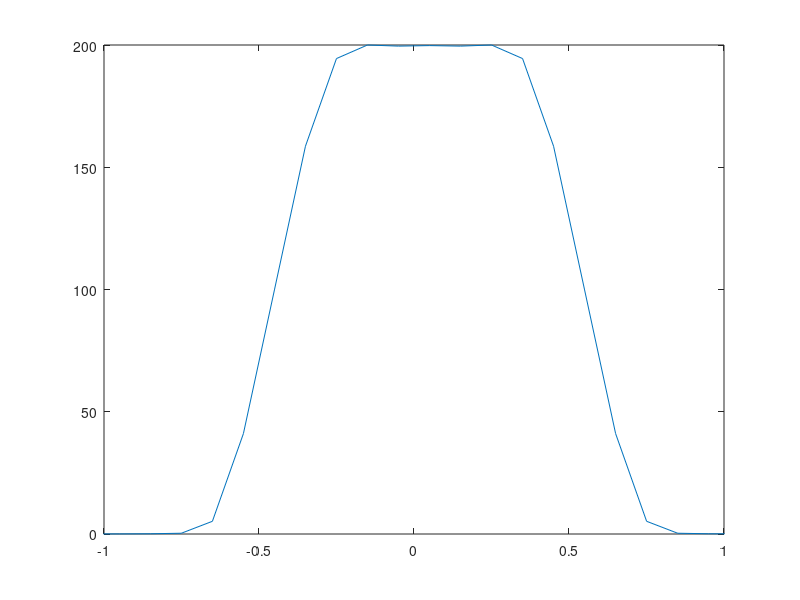
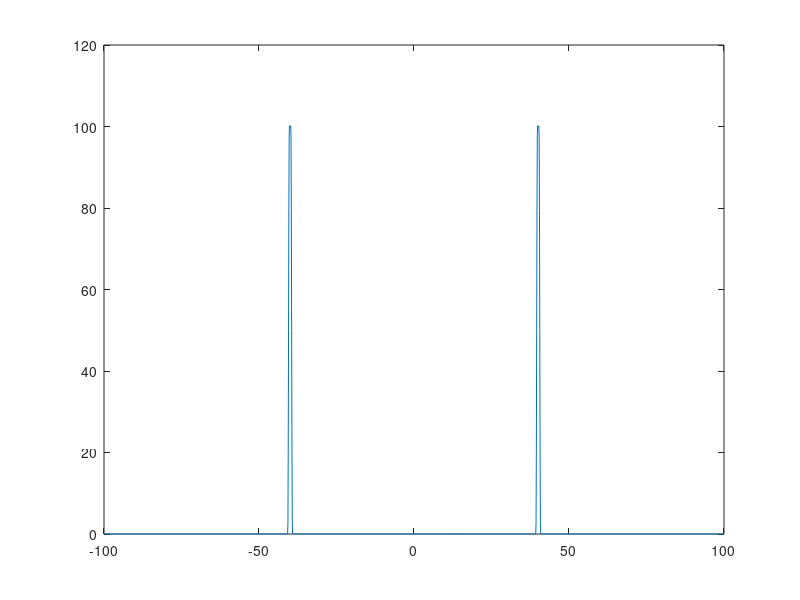

Recreate these plots in MATLAB, in order.
% MATLAB script for Illustrated Problem 7.1.
echo on
T=1;
delta_T=T/200;		         	% sampling interval
alpha=0.5;		         	% rolloff factor
fc=40/T;		         	% carrier frequency
A_m=1;		  		 	% amplitude
t=-5*T+delta_T:delta_T:5*T;      	% time axis
N=length(t);
for i=1:N,
    if (abs(t(i))~=T/(2*alpha)),
        g_T(i) = sinc(t(i)/T)*(cos(pi*alpha*t(i)/T)/(1-4*alpha^2*t(i)^2/T^2));
    else
        g_T(i) = 0;		 		% The value of g_T is 0 at t=T/(2*alpha)
    end;				 	% and at t=-T/(2*alpha).
    echo off ;
end;
echo on;
G_T=abs(fft(g_T));               	% spectrum of g_T
u_m=A_m*g_T.*cos(2*pi*fc*t);	 	% the modulated signal
U_m=abs(fft(u_m));		 	% spectrum of the modulated signal
% actual frequency scale
f=-0.5/delta_T:1/(delta_T*(N-1)):0.5/delta_T;
% Plotting commands follow.
figure(1);
plot(f,fftshift(G_T));
axis([-1/T 1/T 0 max(G_T)]);
figure(2);
plot(f,fftshift(U_m));